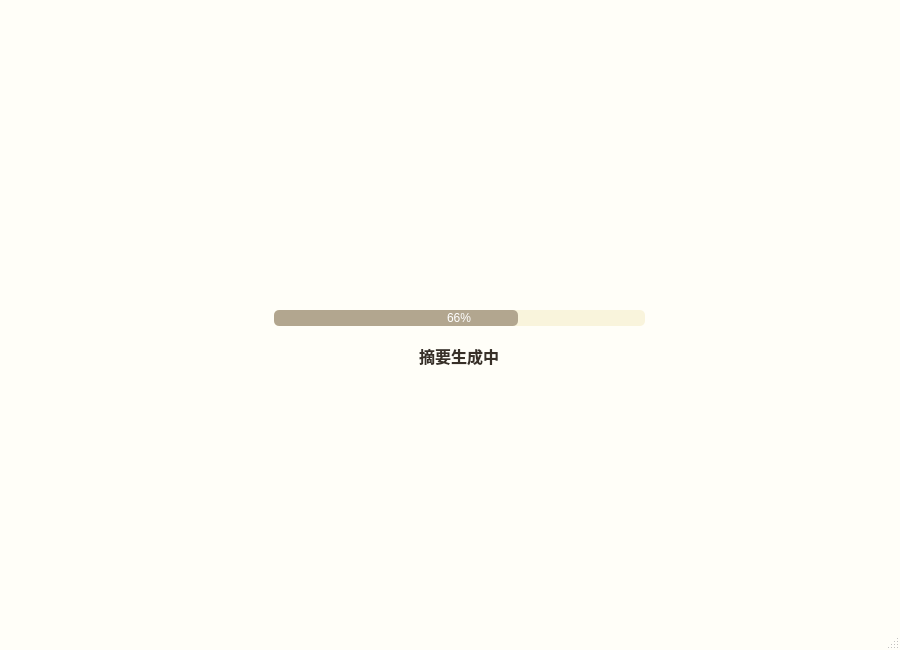
<?xml version="1.0" encoding="UTF-8"?>
<ui version="4.0">
 <class>MainWindow_sumcreating</class>
 <widget class="QMainWindow" name="MainWindow_sumcreating">
  <property name="geometry">
   <rect>
    <x>0</x>
    <y>0</y>
    <width>900</width>
    <height>650</height>
   </rect>
  </property>
  <property name="minimumSize">
   <size>
    <width>900</width>
    <height>650</height>
   </size>
  </property>
  <property name="maximumSize">
   <size>
    <width>900</width>
    <height>650</height>
   </size>
  </property>
  <property name="baseSize">
   <size>
    <width>900</width>
    <height>650</height>
   </size>
  </property>
  <property name="font">
   <font>
    <family>黑体</family>
    <pointsize>26</pointsize>
   </font>
  </property>
  <property name="windowTitle">
   <string>MainWindow</string>
  </property>
  <property name="styleSheet">
   <string notr="true">QMainWindow#MainWindow_sumcreating{
	background:#FFFEF8
}</string>
  </property>
  <widget class="QWidget" name="centralwidget">
   <widget class="QProgressBar" name="progressBar1">
    <property name="geometry">
     <rect>
      <x>274</x>
      <y>310</y>
      <width>371</width>
      <height>16</height>
     </rect>
    </property>
    <property name="styleSheet">
     <string notr="true">QProgressBar#progressBar1{
    border: none;
    color: white;
   	text-align: center;
    background:#f9f4dc;
	border-radius:5px;

}

QProgressBar#progressBar1::chunk {
        border: none;
        background: #B2A68F;
		border-radius:5px;
}</string>
    </property>
    <property name="value">
     <number>66</number>
    </property>
   </widget>
   <widget class="QLabel" name="label_sumcreate">
    <property name="geometry">
     <rect>
      <x>419</x>
      <y>340</y>
      <width>81</width>
      <height>31</height>
     </rect>
    </property>
    <property name="font">
     <font>
      <family>微软雅黑</family>
      <pointsize>12</pointsize>
      <weight>75</weight>
      <bold>true</bold>
     </font>
    </property>
    <property name="styleSheet">
     <string notr="true">QLabel#label_sumcreate{
	color:#383028
}</string>
    </property>
    <property name="text">
     <string>摘要生成中</string>
    </property>
   </widget>
   <widget class="QPushButton" name="pushButton_sumcreate">
    <property name="geometry">
     <rect>
      <x>427</x>
      <y>230</y>
      <width>61</width>
      <height>61</height>
     </rect>
    </property>
    <property name="font">
     <font>
      <family>黑体</family>
      <pointsize>26</pointsize>
     </font>
    </property>
    <property name="styleSheet">
     <string notr="true">QPushButton#pushButton_sumcreate{
	background:#FFFEF8;
	border:1px solid #FFFEF8;
}</string>
    </property>
    <property name="text">
     <string/>
    </property>
    <property name="icon">
     <iconset>
      <normaloff>icon/file.png</normaloff>
      <normalon>:/new/prefix1/file.png</normalon>icon/file.png</iconset>
    </property>
    <property name="iconSize">
     <size>
      <width>45</width>
      <height>45</height>
     </size>
    </property>
   </widget>
  </widget>
  <widget class="QMenuBar" name="menubar">
   <property name="geometry">
    <rect>
     <x>0</x>
     <y>0</y>
     <width>900</width>
     <height>23</height>
    </rect>
   </property>
  </widget>
  <widget class="QStatusBar" name="statusbar"/>
 </widget>
 <resources>
  <include location="icon/uploadicon.qrc"/>
  <include location="icon/fileicon.qrc"/>
 </resources>
 <connections/>
</ui>
